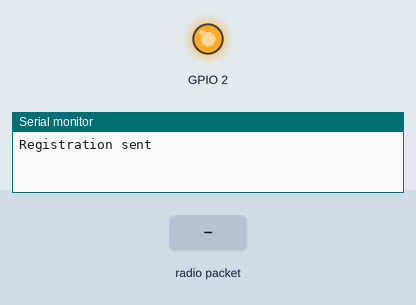
The sketch below on a simulated ESP32. Shown: output pins drawn as LEDs (lit = HIGH), the last lines printed to the serial monitor. Inputs (shaded band) come from the test bench.

Above: at 1.2 s.
1.3 s: radio packet "5" arrives
At 1.63 s:
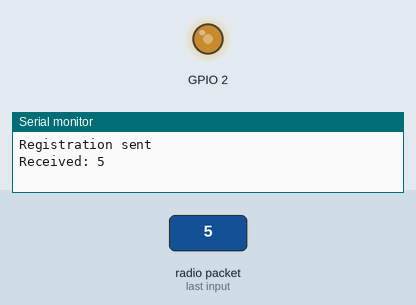
4.3 s: radio packet "90" arrives
At 4.48 s:
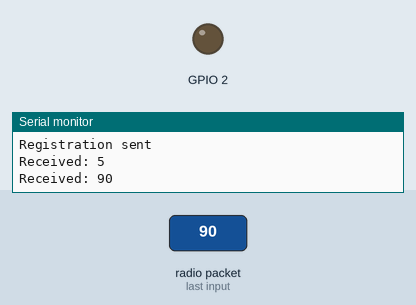
Timing chart, 0 to 13.3 s (numbered marks = the images above; inputs shaded):
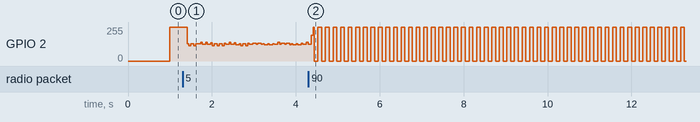

Measured:
- by itself, GPIO 2: moves between 0/255 and 255/255, repeating every 0.72 s

The sketch:

ESPNOW_TestSlave2.ino
```cpp
#include <esp_now.h>
#include <WiFi.h>

class SlaveESP32 {
public:
    SlaveESP32() : lastReceivedTime(0), blinkInterval(1000), ledPin(2) {
        pinMode(ledPin, OUTPUT);
        WiFi.mode(WIFI_STA);
        WiFi.disconnect(); // Make sure WiFi is disconnected
        if (esp_now_init() != ESP_OK) {
            Serial.println("Error initializing ESP-NOW");
            return;
        }
        esp_now_register_recv_cb(onDataReceived);
        sendRegistration();  // Register with the master on startup
    }

    void loop() {
        if (millis() - lastReceivedTime > timeout) {
            Serial.println("Master not found, continuing with last known frequency");
        }

        if (millis() - previousMillis >= blinkInterval) {
            previousMillis = millis();
            ledState = !ledState;
            digitalWrite(ledPin, ledState);
        }
    }

    static SlaveESP32* instance;

private:
    void sendRegistration() {
        esp_now_peer_info_t peerInfo = {};
        memcpy(peerInfo.peer_addr, broadcastAddress, 6);
        peerInfo.channel = 0;  // Use the same channel as the master
        peerInfo.encrypt = false;

        if (esp_now_add_peer(&peerInfo) != ESP_OK) {
            Serial.println("Failed to add peer");
            return;
        }

        esp_err_t result = esp_now_send(broadcastAddress, (uint8_t *)"REGISTER", strlen("REGISTER"));
        Serial.println(result == ESP_OK ? "Registration sent" : "Failed to send registration");
    }

    static void onDataReceived(const esp_now_recv_info_t *recv_info, const uint8_t *incomingData, int len) {
        char data[len + 1];
        memcpy(data, incomingData, len);
        data[len] = '\0';

        uint32_t frequency = atoi(data);
        instance->setBlinkInterval(frequency);
        instance->lastReceivedTime = millis();
        Serial.printf("Received: %s\n", data);
    }

    void setBlinkInterval(uint32_t interval) {
        blinkInterval = interval;
    }

    uint32_t lastReceivedTime;
    uint32_t blinkInterval;
    unsigned long previousMillis = 0;
    const uint32_t timeout = 10000;  // 10 seconds
    const int ledPin;
    bool ledState = false;

    // Change this to the master ESP32's MAC address
    uint8_t broadcastAddress[6] = {0x08, 0xA6, 0xF7, 0x12, 0x8D, 0x00};
};

SlaveESP32* SlaveESP32::instance = nullptr;

void setup() {
    Serial.begin(115200);
    SlaveESP32::instance = new SlaveESP32();
}

void loop() {
    SlaveESP32::instance->loop();
}
```
